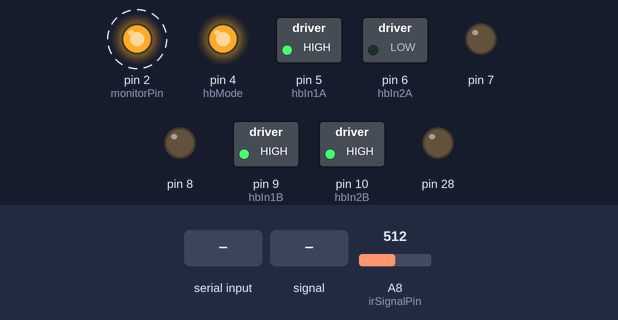
A sketch run on a simulated Teensy 4. Shown: switched loads named in the sketch (green lamp = pin HIGH), output pins drawn as LEDs (lit = HIGH). Dashed ring = blinking. The test bench sets the inputs (shaded band); at power-on: A8 (irSignalPin) = 512 (analog values on the 0–1023 scale). What the sketch prints to the serial monitor is not drawn.

Above: at 0.82 s.
1.3 s: A8 (irSignalPin) set to 160
4.3 s: A8 (irSignalPin) set to 136
At 4.6 s:
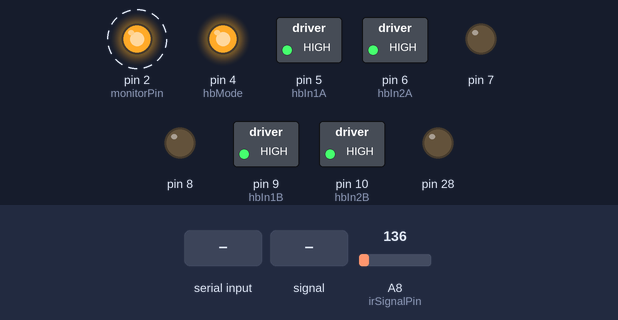
7.3 s: "~\n" received over Serial
At 8.1 s:
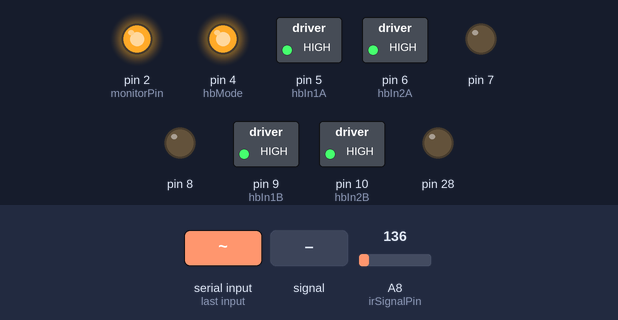
8.8 s: "O\n" received over Serial
At 8.95 s:
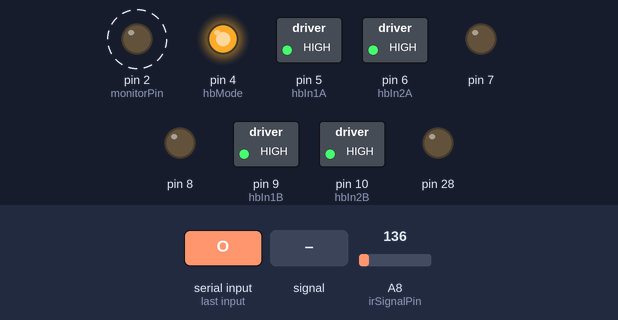
11.8 s: A8 (irSignalPin) fed a 200 Hz sine of ±81 counts around its level
At 12.73 s:
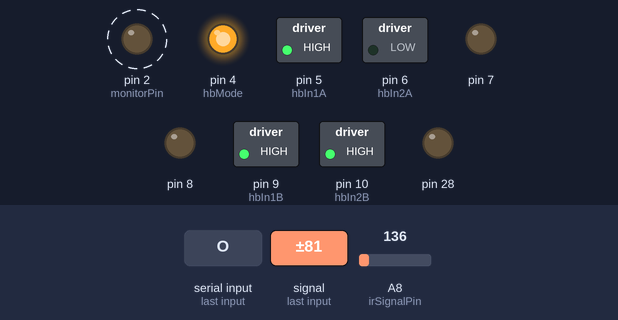
14.8 s: "D90\n" received over Serial
At 15.57 s:
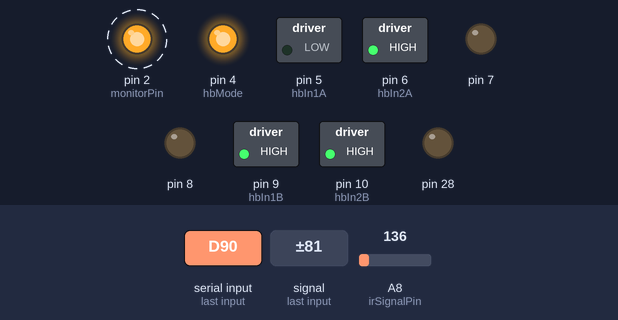
Timing chart, 0 to 18.8 s (numbered marks = the images above; inputs shaded):
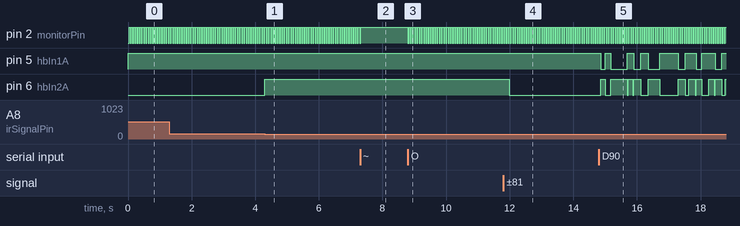

The sketch:

ActualPDControlForElevator.ino
```cpp
#include <math.h>

// Variables To Modify ******************************
float direct = 2.5;
float upValues[] = {1.250, 1.500, 1.750, 2.000, 2.250, 2.500, 2.750, 3.000, 3.250, 3.500, 3.750, 4.000, 4.250, 4.500, 4.750, 5.000};
float downValues[] = {-1.250, -1.500, -1.750, -2.000, -2.250, -2.500, -2.750, -3.000, -3.250, -3.500, -3.750, -4.000, -4.250, -4.500, -4.750, -5.000};
int numValues = 16;
int valIndex = 0;
int moving = 0; //0: still, 1: down, 2: up (can make this enum)
int wait = 100;

// Variables to set using sliders
float Kp = 0.0; // Proportional Gain for Angle Error
float Kd = 0.0; // Delta gain
float Kbemf = 0.0;
float Ku = 0.0;
float Ki = 0.0;
float desired = 0.0;
float sum = 0.0;
float sumMax = 2.0;

// Loop timing, Derivative and integral variables
unsigned int deltaT = 35000;         // Sample period in microseconds.

#define pastSize 1                 // interval for delta, larger=less noise, more delay.
#define averageSize 5
float dTsec = 1.0e-6*deltaT;       // The period in seconds.
float scaleDeriv = 1.0/(dTsec*pastSize); // Divide deltas by interval.

float errorVintegral;                // Variable for integrating angle errors.
float integralMax = 200;            // Maximum value of the integral

// ***************************************************************
// Variables for loop control
elapsedMicros loopTime; // loopTime used to force precise deltaT between starts
unsigned int headroom;  // Headroom=post execution time before next loop start.
boolean switchFlag;  // Used to monitor loop timing.
unsigned int alternateCount;  // Used to count loops since last alternate
int loopCounter;
#define numSkip 0
bool first_time = false;


// Pick Arduino or Browser Monitor **********************************
boolean useBrowser = true;
String config_message_30_bytes = "&A~DesiredAng~5&C&S~DesiredAng~A~-1~1~0.1&S~Kp~P~0~20~0.1&S~Kd~D~0~5~0.1&S~Ki~I~0~5~0.1&T~Angle~F4~-2.5~2.5&T~Error~F4~-5~5&T~Deriv~F4~-10~10&T~Sum~F4~-100~100&T~Cmd~F4~0~5&D~100&H~4&";
String config_message = config_message_30_bytes;

// Storage for past values.
float pastHeight[pastSize+averageSize];

// Storage for browser communication
char buf[60];
float desiredAngleV = 0;

// Definition based on 6302 wiring.
#define alternatePeriod 1.0 // Time Between alts in seconds
#define pwmVoltageSensorPin  A3
#define motorVoltageSensorPin  A4
#define angleSensorPin  A5
#define hbMode 4
#define hbIn1A 5
#define hbIn2A 6
#define hbIn1B 9
#define hbIn2B 10
#define motorOutPWM  hbIn2A
#define monitorPin 2
#define dacRes 12   // Teensy 12-bit dac resolution, max val 4095
#define dacMax 4095
#define adcRes 14
#define adcCenter 8492 //Teensy ADC set to 14 bits, 16384/2 = 8192
#define adcMax 16383
#define analogAverages 5
#define irSignalPin A8

// Circuit Specific Definitions.
#define scaleVadc 5.0 // All signals 0->5 volts.
#define vDrive 5.0 // Driver peak voltage.

// Set up pins
void setup() {
  Serial.begin(115200);

  // Loop period Monitor
  pinMode(monitorPin, OUTPUT);

  // Set up inputs
  analogReadResolution(adcRes);
  pinMode(A0, INPUT);
  pinMode(A1, INPUT);
  pinMode(A2, INPUT);
  pinMode(A3, INPUT);
  pinMode(A4, INPUT);
  pinMode(A5, INPUT);
  pinMode(A6, INPUT);
  pinMode(A7, INPUT);
  pinMode(A8, INPUT);
  pinMode(A9, INPUT);

  // Set up outputs
  analogWriteResolution(dacRes);
  pinMode(4, OUTPUT);
  pinMode(5, OUTPUT);
  pinMode(6,OUTPUT);
  pinMode(7, OUTPUT);
  pinMode(8, OUTPUT);
  pinMode(9, OUTPUT);
  pinMode(10, OUTPUT);
  pinMode(A14, OUTPUT);

  // Set up side B for external bidirectional, A for unidirectional.
  digitalWrite(hbIn1B,HIGH);
  digitalWrite(hbIn2B, HIGH);
  digitalWrite(hbIn1A, HIGH);
  digitalWrite(hbIn2A, LOW);
  digitalWrite(hbMode, HIGH);

  // Set PWM frequency
  analogWriteFrequency(motorOutPWM,23437.5); // Changes several timers!!!
  analogWrite(motorOutPWM, LOW);
}

void loop() {  // Main code, runs repeatedly
  // Reinitializes or updates from sliders on GUI.
  startup();

  // Make sure loop starts deltaT microsecs since last start
  unsigned int newHeadroom = max(int(deltaT) - int(loopTime), 0);
  headroom = min(headroom, newHeadroom);

  while (int(loopTime) < int(deltaT)) {};
  loopTime = 0;

  // Monitor Output should be a square wave with frequency = 1/(2*deltaT)
  switchFlag = !switchFlag;
  digitalWrite(monitorPin, switchFlag);

  // *************calculate the motor command signal here***********************
  // States are angleV (angle), omegaV (d(angleV)/dt), deltaVemf, Input is desiredAngleV
    // Read analog values and average to reduce noise.
  int irRead = 0;
  for (int i = 0; i < analogAverages; i++) {
    irRead += analogRead(irSignalPin);
  }
  float irV = scaleVadc * float(irRead) / float(analogAverages*adcMax);
  float elev_h = sqrt(268.31/(irV-.7301));


  for (int i = (pastSize+averageSize)-1; i > 0; i--) pastHeight[i] = pastHeight[i-1];
  pastHeight[0] = elev_h;

  float avgHeight = 0.0;
  for (int i = 0; i < averageSize; i++) {
    avgHeight += pastHeight[i];
  }
  avgHeight = float(avgHeight)/float(averageSize);

  float errorH = ((desired*10)+18.0) - avgHeight;

  float pastError = 0.0;
  for (int i = pastSize; i < (averageSize+pastSize); i++) {
    pastError += ((desired*10)+18.0)-pastHeight[i];
  }
  pastError = float(pastError)/float(averageSize);

  float errorDiff = (errorH-pastError)*scaleDeriv;
  sum = max(min(sum+errorH,sumMax),-sumMax);


  float motorCmd = Kp*errorH + Kd*errorDiff + Ki*sum;

  /*
  float motorCmd = 0.0;
  if (moving == 0) {
    if (wait > 0) {
      wait--;
    } else {


      if (elev_h < 25.0) {
        if (valIndex >= numValues-1) {
          valIndex = 0;
        } else {
          valIndex++;
        }

        moving = 1;
      } else {
        moving = 2;
      }
    }
  } else if (moving == 1) {
    if (elev_h > 32.0) {
      moving = 0;
      wait = 100;
    } else {
      motorCmd = upValues[valIndex];
    }
  } else if (moving == 2) {
    if (elev_h < 18.0) {
      moving = 0;
      wait = 100;
    } else {
      motorCmd = downValues[valIndex];
    }
  }*/

  if (motorCmd >0 )  {
    digitalWrite(hbIn1A, LOW);
  } else {
    digitalWrite(hbIn1A, HIGH);
  }


  float motorCmdLim = min(abs(motorCmd), vDrive);
  analogWrite(motorOutPWM,int((motorCmdLim/vDrive)*dacMax));
  //analogWrite(A14,int((motorCmdLim/vDrive)*dacMax));

  // Update previous errors for next time.


  if (loopCounter == numSkip) {
    if (useBrowser) {
      packStatus(buf, avgHeight, errorH, errorDiff, sum, motorCmdLim, float(headroom));
      Serial.write(buf,26);
    } else {
      // Print out in millivolts so that the serial plotter autoscales.
      Serial.println(dTsec);
    }
    loopCounter = 0;
    headroom = deltaT;
  } else loopCounter += 1;
}

void init_loop() {
  // Initialize loop variables
  loopCounter = 0;
  headroom = deltaT;
  // Zero past errors
  for (int i = pastSize-1; i >= 0; i--) pastHeight[i] = 0;
}


void processString(String inputString) {
char St = inputString.charAt(0);
  inputString.remove(0,1);
  float val = inputString.toFloat();
  switch (St) {
    case 'P':
      Kp = val;
      break;
    case 'D':
      Kd = val;
      break;
    case 'E':
      Kbemf = val;
      break;
    case 'U':
      Ku = val;
      break;
    case 'I':
      Ki = val;
      break;
    case 'O':
      direct = val;
      break;
    case 'A':
      desired = val;
      break;
    case '~':
      first_time = true;
      break;
    default:
    break;
  }
}

// Load the serial output buffer.
void packStatus(char *buf, float a, float b, float c, float d, float e, float f) {

  // Start Byte.
  buf[0] = byte(0);
  int n = 1;

  memcpy(&buf[n],&a,sizeof(a));
  n+=sizeof(a);
  memcpy(&buf[n],&b,sizeof(b));
  n+=sizeof(b);
  memcpy(&buf[n],&c,sizeof(c));
  n+=sizeof(c);
  memcpy(&buf[n],&d,sizeof(d));
  n+=sizeof(d);
  memcpy(&buf[n],&e,sizeof(e));
  n+=sizeof(e);
  memcpy(&buf[n],&f,sizeof(f));
  n+=sizeof(f);
  /*
  memcpy(&buf[n],&g,sizeof(g));
   n+=sizeof(g);
   */

  // Stop byte (255 otherwise unused).
  buf[n] = byte(255);
}

// Initializes the loop if this is the first time, or if reconnect sent
// from GUI.  Otherwise, just look for serial event.
void startup(){
  if (first_time) {
    while(Serial.available() > 0) Serial.read(); // Clear out rcvr.
    Serial.println(config_message);  // Send the configuration files.
    while (! Serial.available()) {}  // Wait for serial return.
    while(Serial.available() > 0) {   // Clear out rcvr.
        Serial.read();
        //char inChar = (char) Serial.read();
        //if (inChar == '\n') break;
    }
    init_loop();
    first_time = false;
  } else {
    serialEvent();
  }
}


// Simple serial event, only looks for disconnect character, resets loop if found.

// Simple serial event, only looks for disconnect character, resets loop if found.
void serialEvent() {
  String inputString = "";
  while (Serial.available()) {
    char inChar = (char)Serial.read();
    inputString += inChar;
    // if the incoming character is a newline, ready to process.
    if (inChar == '\n') {
      processString(inputString);
      inputString = "";
      break;
    }
  }
}
```

Measured:
- the behaviour switches between 150 and 149 on A8 (irSignalPin) (found by bisection; images 0 and 1)
- after the input at 4.3 s, pin 6 (hbIn2A): LOW → HIGH at once
- after the input at 7.3 s, pin 2 (monitorPin): goes on until 7.3 s, then stays HIGH
- after the input at 8.8 s, pin 2 (monitorPin): alternates HIGH for 0.04 s and LOW for 0.04 s, starting at once
- after the input at 11.8 s, pin 6 (hbIn2A): HIGH → LOW after 0.19 s
- after the input at 14.8 s, pin 5 (hbIn1A): HIGH → LOW after 0.06 s, → HIGH 0.14 s later, → LOW 0.18 s later, → HIGH 0.53 s later, … (14 changes in this stretch)
- by itself, pin 2 (monitorPin): alternates HIGH for 0.04 s and LOW for 0.04 s
